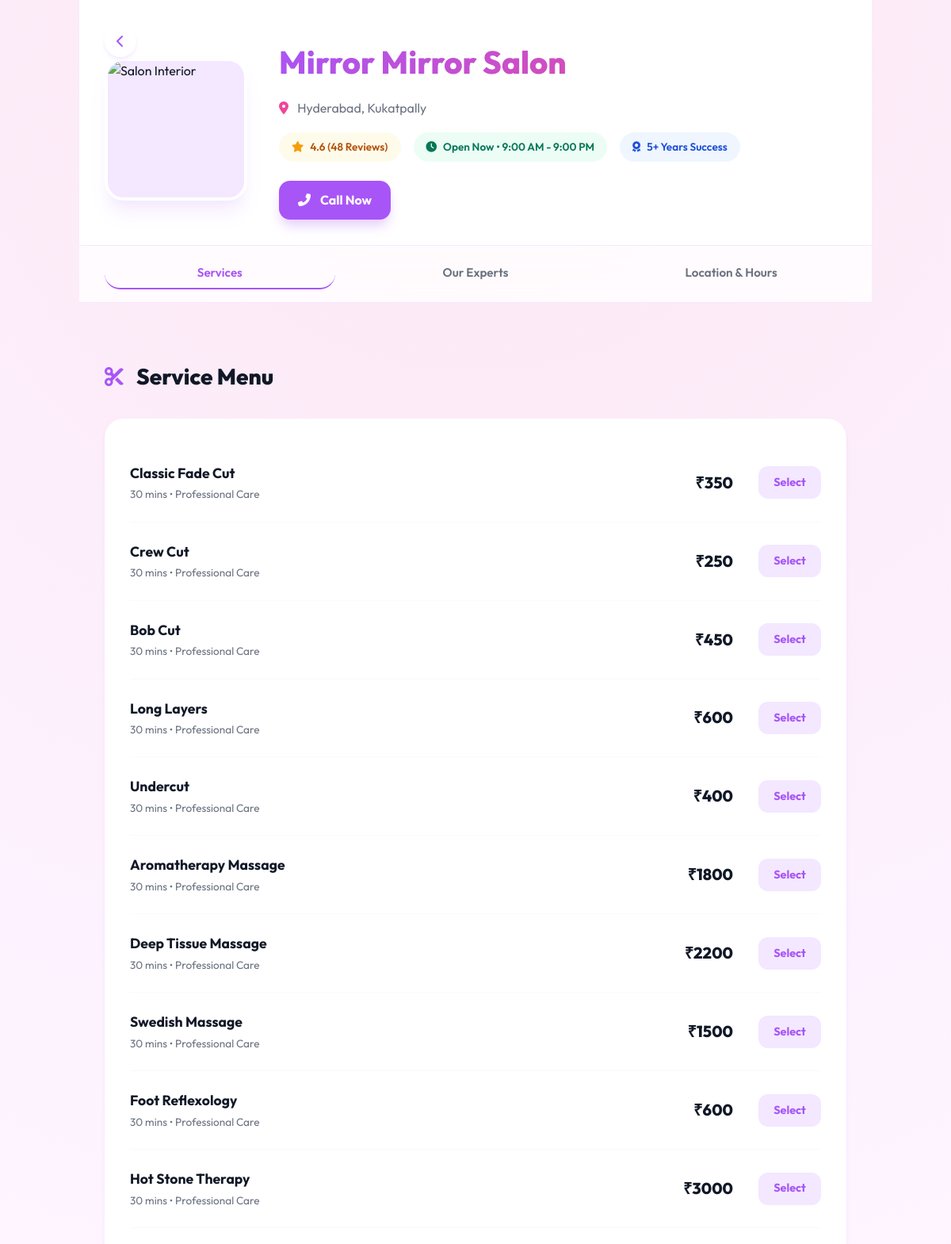
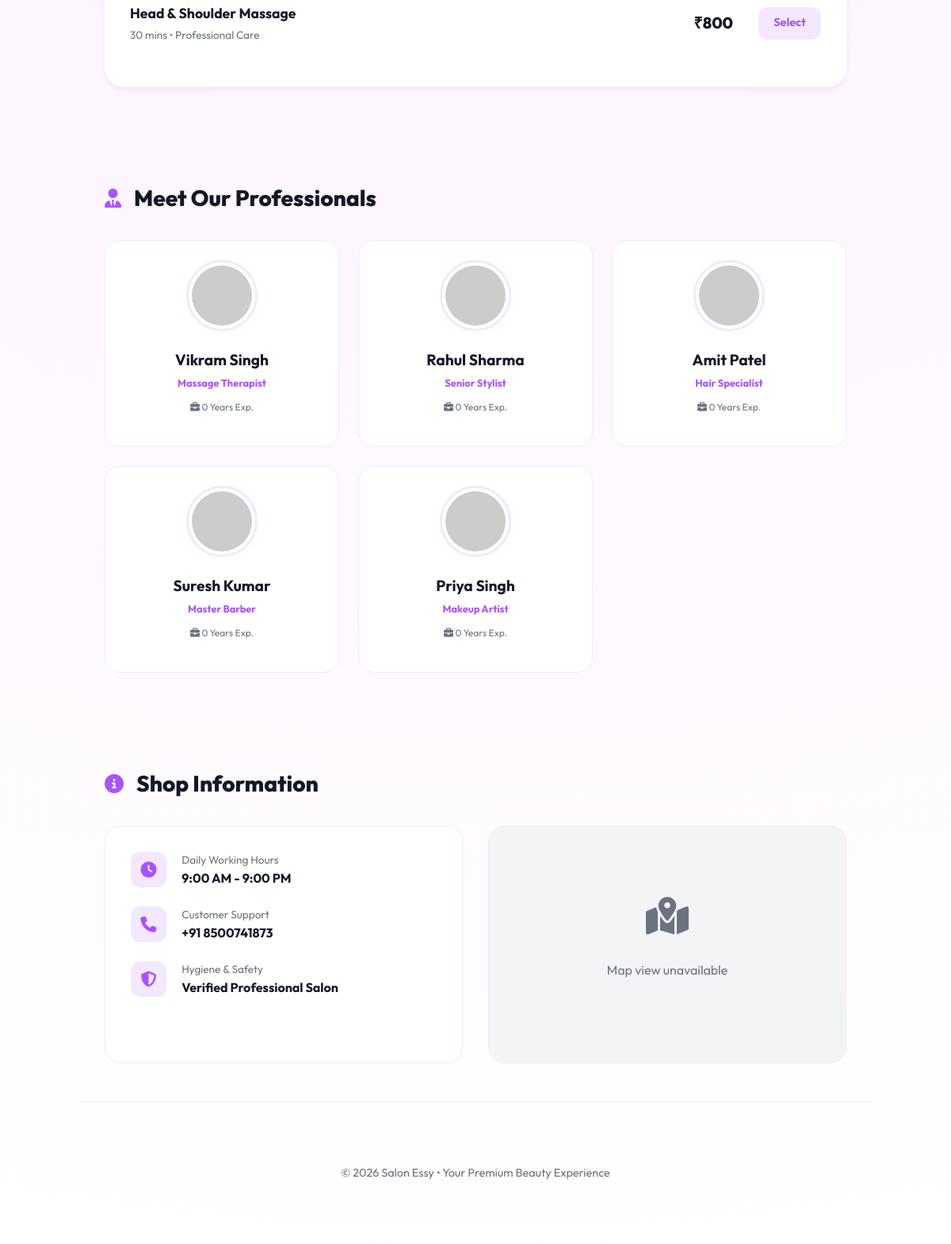
The page /salon/4 on the database its author committed (2 pictures, top to bottom).
### app.py (models this page shows)
class Salon(db.Model):
    id = db.Column(db.Integer, primary_key=True)
    name = db.Column(db.String(100), nullable=False)
    location = db.Column(db.String(200), nullable=False)
    rating = db.Column(db.Float, default=4.5)
    image_url = db.Column(db.String(300))
    logo_url = db.Column(db.String(300))
    map_url = db.Column(db.String(500))
    phone = db.Column(db.String(20))
    opening_time = db.Column(db.String(20))
    closing_time = db.Column(db.String(20))
    experience = db.Column(db.Integer)
    is_open = db.Column(db.Boolean, default=True)
    services = db.relationship('Service', backref='salon', lazy=True)
    workers = db.relationship('Worker', backref='salon', lazy=True)
    reviews = db.relationship('Review', backref='salon', lazy=True)
    owner_id = db.Column(db.Integer, db.ForeignKey('user.id'))

class Service(db.Model):
    id = db.Column(db.Integer, primary_key=True)
    name = db.Column(db.String(100), nullable=False)
    price = db.Column(db.Float, nullable=False)
    duration = db.Column(db.Integer, default=30) # in minutes
    category = db.Column(db.String(50)) # Hair, Makeup, Nails, etc.
    image_url = db.Column(db.String(500)) # Base64 or URL
    salon_id = db.Column(db.Integer, db.ForeignKey('salon.id'), nullable=False)

class Worker(db.Model):
    id = db.Column(db.Integer, primary_key=True)
    name = db.Column(db.String(100), nullable=False)
    role = db.Column(db.String(100)) # e.g., Senior Stylist
    phone = db.Column(db.String(20))
    aadhaar_number = db.Column(db.String(12), nullable=True)
    experience = db.Column(db.Integer, default=0)
    skills = db.Column(db.String(500)) # Comma separated skills
    image_url = db.Column(db.String(300))
    is_online = db.Column(db.Boolean, default=False)
    salon_id = db.Column(db.Integer, db.ForeignKey('salon.id'), nullable=False)
    user_id = db.Column(db.Integer, db.ForeignKey('user.id'), nullable=True)

### app.py (the view)
@app.route("/salon/<int:salon_id>")
def salon_details(salon_id):
    salon = Salon.query.get_or_404(salon_id)
    return render_template("salon_details.html", salon=salon)

### templates/salon_details.html (shortened to what this page needs)
<!DOCTYPE html>
<html lang="en">
<head>
    <link rel="stylesheet" href="{{ url_for('static', filename='css/styles.css') }}">
    <link rel="stylesheet" href="https://cdnjs.cloudflare.com/ajax/libs/font-awesome/6.4.0/css/all.min.css">
</head>
<body>
    <div class="salon-detail-app">
        <header class="hero">
            <a href="{{ url_for('home') }}" class="back-btn"><i class="fas fa-chevron-left"></i></a>
            <div class="hero-content">
                <div class="shop-visual">
                    {% if salon.logo_url %}
                    <img src="{{ salon.logo_url }}" alt="{{ salon.name }}">
                    {% else %}
                    <img src="https://images.unsplash.com/photo-1560066984-138dadb4c035?ixlib=rb-1.2.1&auto=format&fit=crop&w=800&q=80"
                        alt="Salon Interior">
                    {% endif %}
                </div>
                <div class="shop-info">
                    <h1>{{ salon.name }}</h1>
                    <p style="color: var(--gray); margin-bottom: 1.2rem;"><i class="fas fa-map-marker-alt"
                            style="color: var(--secondary); margin-right: 0.5rem;"></i> {{ salon.location }}</p>
                    <div class="shop-meta">
                        <div class="badge badge-rating"><i class="fas fa-star" style="color: #f59e0b;"></i> {{
                            salon.rating }} (48 Reviews)</div>
                        <div class="badge badge-status"><i class="fas fa-clock"></i> Open Now • {{ salon.opening_time or
                            '9:00 AM' }} - {{ salon.closing_time or '9:00 PM' }}</div>
                        <div class="badge badge-exp"><i class="fas fa-award"></i> {{ salon.experience or '5' }}+ Years
                            Success</div>
                    </div>
                    <a href="tel:{{ salon.phone or '8500741873' }}" class="call-btn">
                        <i class="fas fa-phone-alt"></i> Call Now
                    </a>
                </div>
            </div>
        </header>
        <nav class="section-nav">
            <a href="#services" class="nav-item active">Services</a>
            <a href="#experts" class="nav-item">Our Experts</a>
            <a href="#about" class="nav-item">Location & Hours</a>
        </nav>
        <section class="section" id="services">
            <h2><i class="fas fa-scissors"></i> Service Menu</h2>
            <div class="services-container">
                {% if salon.services %}
                {% for service in salon.services %}
                <div class="service-row">
                    <div class="service-info">
                        <h4>{{ service.name }}</h4>
                        <p>{{ service.duration or 30 }} mins • Professional Care</p>
                    </div>
                    <div style="display: flex; align-items: center; gap: 2rem;">
                        <span class="price-tag">₹{{ service.price | int }}</span>
                        <a href="{{ url_for('start_booking', service_id=service.id) }}" class="book-btn">Select</a>
                    </div>
                </div>
                {% endfor %}
                {% else %}
                <p style="text-align: center; color: var(--gray); padding: 2rem;">No services listed yet.</p>
                {% endif %}
            </div>
        </section>
        <section class="section" id="experts">
            <h2><i class="fas fa-user-tie"></i> Meet Our Professionals</h2>
            <div class="workers-grid">
                {% for worker in salon.workers %}
                <div class="worker-card">
                    <img src="{{ worker.image_url or 'https://i.pravatar.cc/150?u=' ~ worker.id }}"
                        class="worker-photo">
                    <h3 style="margin: 0; font-size: 1.2rem;">{{ worker.name }}</h3>
                    <p style="color: var(--primary); font-weight: 700; font-size: 0.8rem; margin: 0.3rem 0;">{{
                        worker.role }}</p>
                    <p style="color: var(--gray); font-size: 0.75rem;"><i class="fas fa-briefcase"></i> {{
                        worker.experience }} Years Exp.</p>
                </div>
                {% endfor %}
            </div>
        </section>
        <section class="section" id="about">
            <h2><i class="fas fa-info-circle"></i> Shop Information</h2>
            <div class="vitals-grid">
                <div class="vitals-card">
                    <div class="vital-item">
                        <div class="vital-icon"><i class="fas fa-clock"></i></div>
                        <div class="vital-text">
                            <p>Daily Working Hours</p>
                            <strong>{{ salon.opening_time or '9:00 AM' }} - {{ salon.closing_time or '9:00 PM'
                                }}</strong>
                        </div>
                    </div>
                    <div class="vital-item">
                        <div class="vital-icon"><i class="fas fa-phone"></i></div>
                        <div class="vital-text">
                            <p>Customer Support</p>
                            <strong>+91 {{ salon.phone or '8500741873' }}</strong>
                        </div>
                    </div>
                    <div class="vital-item">
                        <div class="vital-icon"><i class="fas fa-shield-alt"></i></div>
                        <div class="vital-text">
                            <p>Hygiene & Safety</p>
                            <strong>Verified Professional Salon</strong>
                        </div>
                    </div>
                </div>
                <div class="map-container">
                    {% if salon.map_url %}
                    <iframe src="{{ salon.map_url }}" width="100%" height="100%" style="border:0;" allowfullscreen=""
                        loading="lazy"></iframe>
                    {% else %}
                    <div
                        style="height: 100%; display: flex; flex-direction: column; align-items: center; justify-content: center; background: #f3f4f6; color: var(--gray);">
                        <i class="fas fa-map-marked-alt" style="font-size: 3rem; margin-bottom: 1rem;"></i>
                        <p>Map view unavailable</p>
                    </div>
                    {% endif %}
                </div>
            </div>
        </section>
        <footer
            style="padding: 4rem 2rem; text-align: center; color: var(--gray); border-top: 1px solid var(--primary-light);">
            <p style="font-size: 0.9rem;">© 2026 Salon Essy • Your Premium Beauty Experience</p>
        </footer>
    </div>
</body>
</html>

### static/css/styles.css (style rules this page uses)
:root { font-family: system-ui, -apple-system, BlinkMacSystemFont, "Segoe UI", sans-serif; line-height: 1.5; font-weight: 400; text-rendering: optimizeLegibility; -webkit-font-smoothing: antialiased; -moz-osx-font-smoothing: grayscale; background-color: #fdf2ff; }
*, *::before, *::after { box-sizing: border-box; }
body { margin: 0; min-height: 100vh; background: radial-gradient(circle at top, #fce7f3 0, #fdf2ff 40%, #ffffff 100%); }
.nav-item { flex: 1; display: flex; flex-direction: column; align-items: center; gap: 0.1rem; border-radius: 999px; border: none; background: transparent; padding: 0.4rem 0; font-size: 0.7rem; color: #6b7280; cursor: pointer; }

### rows shown on the page
Salon: name "Mirror Mirror Salon", location "Hyderabad, Kukatpally", rating "4.6", opening_time "9:00 AM", closing_time "9:00 PM", experience "5", phone "8500741873"
Service: name "Classic Fade Cut", duration "30", price "350"
Service: name "Crew Cut", duration "30", price "250"
Service: name "Bob Cut", duration "30", price "450"
Service: name "Long Layers", duration "30", price "600"
Service: name "Undercut", duration "30", price "400"
Service: name "Aromatherapy Massage", duration "30", price "1800"
Service: name "Deep Tissue Massage", duration "30", price "2200"
Service: name "Swedish Massage", duration "30", price "1500"
Service: name "Foot Reflexology", duration "30", price "600"
Service: name "Hot Stone Therapy", duration "30", price "3000"
Service: name "Head & Shoulder Massage", duration "30", price "800"
Worker: name "Vikram Singh", role "Massage Therapist", experience "0"
Worker: name "Rahul Sharma", role "Senior Stylist", experience "0"
Worker: name "Amit Patel", role "Hair Specialist", experience "0"
Worker: name "Suresh Kumar", role "Master Barber", experience "0"
Worker: name "Priya Singh", role "Makeup Artist", experience "0"
